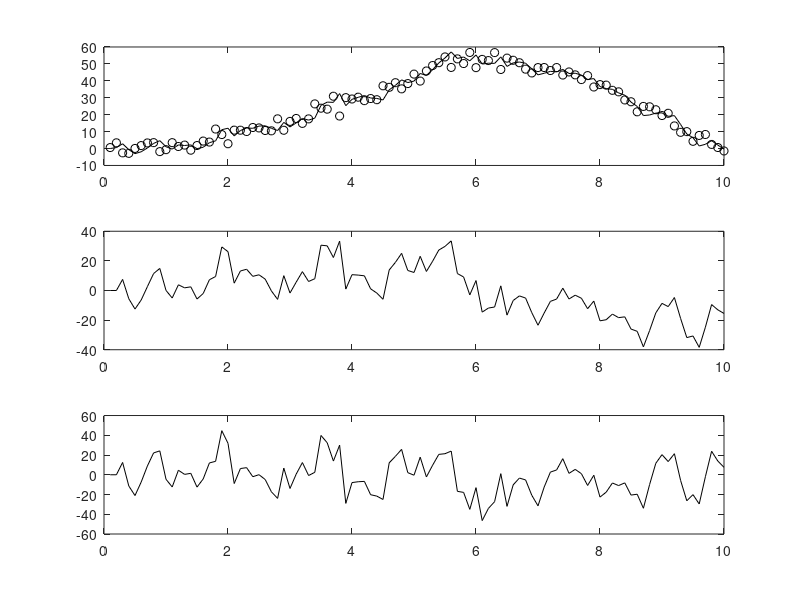

MATLAB code for this plot:
npts=100;
xtrue=zeros(size([1,npts]));
vtrue=zeros(size([1,npts]));
atrue=zeros(size([1:npts]));
xtrue(1)=0;
vtrue(1)=0;
atrue(1)=0;

agravity=9.801;
drag=.25;
arocket=15;
burnout=50;
dt=.1;
t=dt:dt:npts*dt;

for k=2:burnout,
	atrue(k)=arocket-agravity-drag*vtrue(k-1);
	vtrue(k)=vtrue(k-1)+atrue(k-1).*dt;
	xtrue(k)=xtrue(k-1)+vtrue(k-1).*dt+.5.*atrue(k-1).*dt^2;
end
for k=burnout:100,
	atrue(k)=-agravity-drag*vtrue(k-1);
	vtrue(k)=vtrue(k-1)+atrue(k-1).*dt;
	xtrue(k)=xtrue(k-1)+vtrue(k-1).*dt+.5.*atrue(k-1).*dt^2;
end

xmeas=zeros(size([1,npts]));
vmeas=zeros(size([1,npts]));
ameas=zeros(size([1:npts]));

sigmaw = 3;

xmeas(1)=xtrue(1)+randn.*sigmaw;
vmeas(1)=xmeas(1);
ameas(1)=vmeas(1);
burston = 0;

for k=2:npts,
	if k>70 & k<80 & burston == 1
		sigmaw=40;
	else
		sigmaw=3;
	end
	xmeas(k)=xtrue(k)+randn.*sigmaw;
	vmeas(k)=(xmeas(k)-xmeas(k-1))./dt;
	ameas(k)=(vmeas(k)-vmeas(k-1))./dt;
end

xpred=zeros(size([1,npts]));
vpred=zeros(size([1,npts]));
apred=zeros(size([1:npts]));

xupdat=zeros(size([1,npts]));
vupdat=zeros(size([1,npts]));
aupdat=zeros(size([1:npts]));

sigmav=100;

xupdat(1)=xmeas(1);
vupdat(1)=0;
aupdat(1)=0;
trkburst = 0;

for k=2:npts,

	if k>70 & k<80 & trkburst == 1
		sigmaw=40;
	else
		sigmaw=3;
	end
	l=sigmav*dt^2/sigmaw;
	b=.25*(l^2+4*l-l*sqrt(l^2+8*l));
	a=sqrt(2*b)-b/2;
	g=b^2/a;

	xpred(k)=xupdat(k-1) + dt*vupdat(k-1) + (.5*dt^2)*aupdat(k-1);
	vpred(k)=vupdat(k-1) + dt*aupdat(k-1);

%	xpred(k)=xupdat(k-1) + dt.*vupdat(k-1);  % a-b only
%	vpred(k)=vupdat(k-1);

	apred(k)=aupdat(k-1);

	error=xmeas(k)-xpred(k);

	xupdat(k)=xpred(k)+a*error;
	vupdat(k)=vpred(k)+b*error/dt;
	aupdat(k)=apred(k)+g*error/(2*dt^2); 
end

figure(1);
subplot(3,1,1),plot(t,xmeas,'ok',t,xpred,'k');
subplot(3,1,2),plot(t,vpred,'k');
subplot(3,1,3),plot(t,apred,'k');



